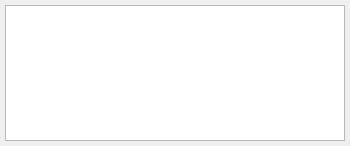
<?xml version="1.0" encoding="UTF-8"?>
<ui version="4.0">
 <class>BulkDataEditWidget</class>
 <widget class="QWidget" name="BulkDataEditWidget">
  <property name="geometry">
   <rect>
    <x>0</x>
    <y>0</y>
    <width>350</width>
    <height>146</height>
   </rect>
  </property>
  <property name="minimumSize">
   <size>
    <width>350</width>
    <height>40</height>
   </size>
  </property>
  <property name="windowTitle">
   <string>Bulk data edit</string>
  </property>
  <layout class="QGridLayout" name="gridLayout">
   <property name="leftMargin">
    <number>5</number>
   </property>
   <property name="topMargin">
    <number>5</number>
   </property>
   <property name="rightMargin">
    <number>5</number>
   </property>
   <property name="bottomMargin">
    <number>5</number>
   </property>
   <property name="spacing">
    <number>10</number>
   </property>
   <item row="0" column="0">
    <widget class="QPlainTextEdit" name="value_edt">
     <property name="tabChangesFocus">
      <bool>true</bool>
     </property>
    </widget>
   </item>
  </layout>
 </widget>
 <resources/>
 <connections/>
</ui>
